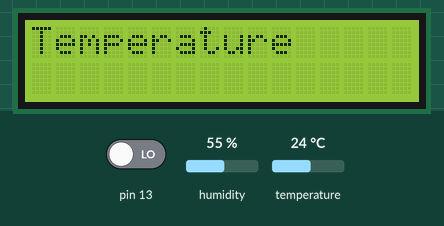
Simulated run of this sketch. Board: Arduino Uno, built with avr-gcc and run on an emulated ATmega328P. Parts: 16×2 character LCD. The inputs (shaded band) are chosen by the test bench; at power-on: pin 13 LOW, humidity 55 %, temperature 24 °C. What the sketch prints to the serial monitor is not drawn.

Above: at 1.3 s.
1.4 s: pin 13 driven HIGH
At 2.2 s:
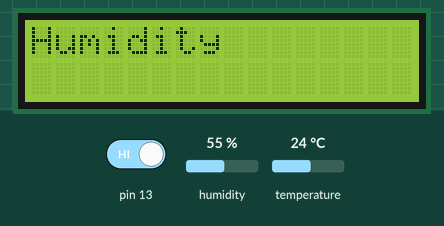
3.6 s: pin 13 driven LOW
At 5.1 s:
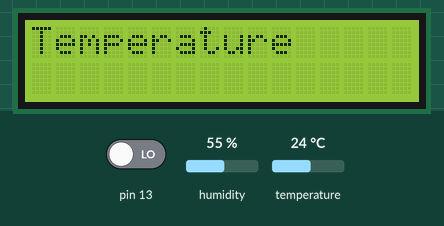
Timing chart, 0 to 6.6 s (numbered marks = the images above; inputs shaded):
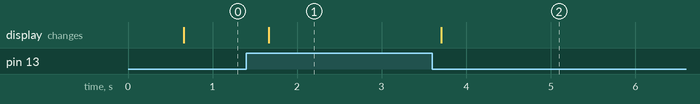

The sketch:

DHT11_with_LCD.ino
```cpp
/*
    This program is a DHT11 sensor to have the temperature and the humidity
    that we can see in a LCD and also in a serial monitor.

 */
#include "DHT.h"                        // Add the DHT11 library
#define DHTPIN 4                        // Pin 4 to use fot the data
#define DHTTYPE DHT11                   // DHT 11

DHT dht(DHTPIN, DHTTYPE);               // Pin 4 and type 11

                                        //LCD Display

#include <LiquidCrystal.h>              //include the LiquidCrystal library code

const int rs=12, en=11, d4=5, d5=4, d6=3, d7=2;      //the pins are constant and always to use
LiquidCrystal lcd(rs, en, d4, d5, d6, d7);
const int switchPin = 2;                 // set up a constant for the tilt switchPin
static int hits = 0;
int switchState = 0;                    // variable to hold the value of the switchPin
int prevSwitchState = 0;                // variable to hold previous value of the switchpin
int pushbutton;
                                        // void setup

void setup() {
  Serial.begin(9600);                   // Serial Communication
  Serial.println(F("DHTxx test!"));     // To know that you're doing a sensor test
  dht.begin();                          // It will begin to sense the temperature and humidity
  lcd.clear();
  lcd.begin(0,0);                      // the distance from the lcd display
  lcd.print("Temperature");             //LCD DISPLAY temperature
  lcd.begin(0,0);                       // the distance from the lcd display
  lcd.print("Humidity");                //LCD DISPLAY humidity

  pinMode(switchPin,INPUT);             // set up the switch pin as an input
}
                                        // void loop
void loop() {

  delay(500);                           // Wait a few seconds between measurements.
  float h = dht.readHumidity();
  float t = dht.readTemperature();      // Read temperature as Celsius (the default)
  float f = dht.readTemperature(true);  // Read temperature as Fahrenheit (isFahrenheit = true)


  if (isnan(h) || isnan(t) || isnan(f)) {   // Check if any reads failed and exit early (to try again).
    Serial.println(F("Failed to read from DHT sensor!"));
    return;
  }


  float hif = dht.computeHeatIndex(f, h);                  // Compute heat index in Fahrenheit (the default)

  float hic = dht.computeHeatIndex(t, h, false);           // Compute heat index in Celsius (isFahreheit = false)


                                      //LCD LOOP
                                      //change screen
 pushbutton= digitalRead(13);
 if(pushbutton==1)                    //screen 2 when the push button is pressed
 {
  Serial.println("Humidity");
  lcd.clear();
   lcd.setCursor(0,0);
   lcd.print("Humidity");

 } else
 if (pushbutton==0)                  // screen 1 when the push button is not pressed
 {
  Serial.println("Temperature");
  lcd.clear();
  lcd.setCursor(0,0);
  lcd.print("Temperature");
 }

}
```

Measured:
- after the input at 1.4 s, the display: changes after 0.26 s (image 1)
- after the input at 3.6 s, the display: changes after 0.10 s (image 2)
